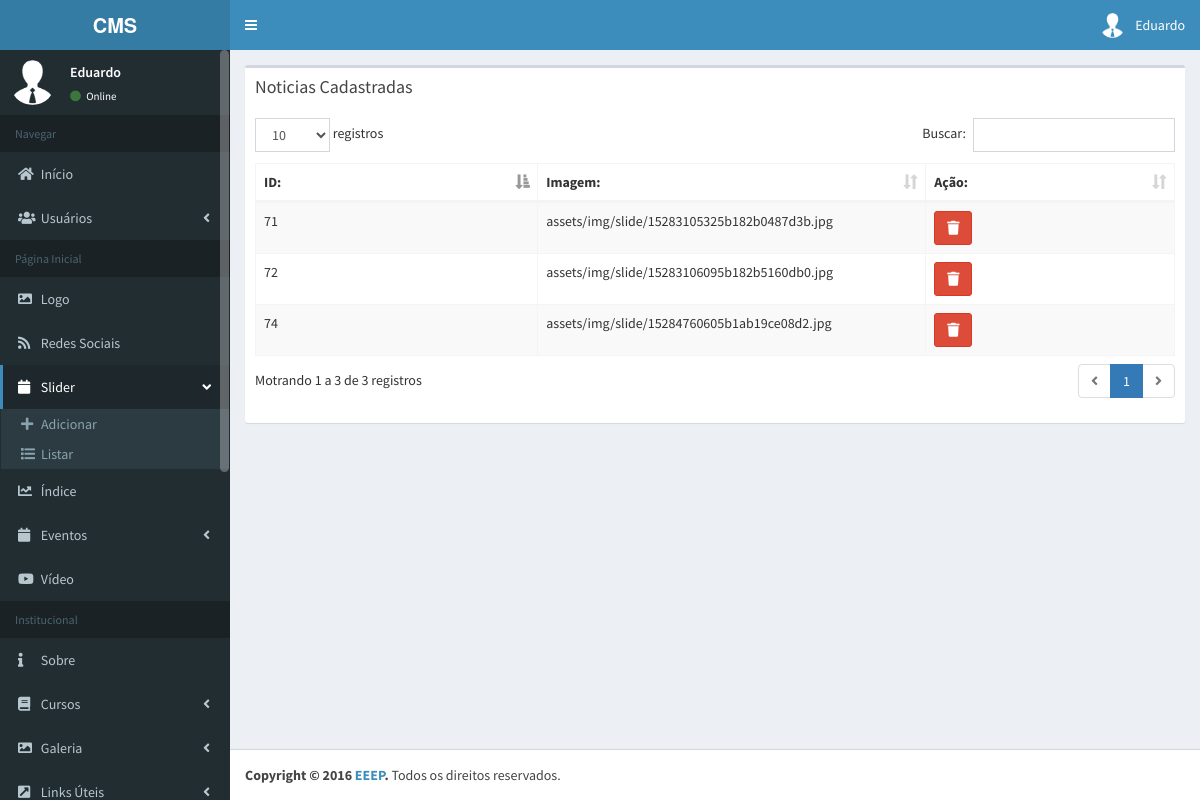
The app's page /painel/?pg=slides&acao=listar (signed in) with its own data.
### tables this page shows
CREATE TABLE `tb_usuarios` (
  `id` int(11) NOT NULL,
  `nome` varchar(100) NOT NULL,
  `email` varchar(100) NOT NULL,
  `usuario` varchar(100) NOT NULL,
  `senha` varchar(100) NOT NULL,
  `condicao` int(1) DEFAULT NULL,
  `img` varchar(40) DEFAULT NULL
);

CREATE TABLE `tb_slider` (
  `id` int(11) NOT NULL,
  `imagem` varchar(300) NOT NULL
);

### painel/paginas/slides.php (the view, shortened to what this page needs)
<?php
if ($acao=="ver") {
?>
<section class="content container-fluid">
      <div class="row">
        <div class="col-md-12">
          <div class="box box-success">
            <div class="box-header with-border">
              <h3 class="box-title">Adicionar Imagem</h3>
            </div>
            <div class="box-body">
                 <form method="post" enctype="multipart/form-data" action="?pg=slides&acao=adi_slides">
                     <div class="logo col-md-12">
                        <div class="col-md-10">
                           <input name="arquivo" class="btn btn-primary" type="file" /><br />
                        </div>
                        <div class="col-md-2">
                           <input type="submit" class="btn btn-primary" value="Salvar" />
                       </div>
                     </div>
                 </form>
            </div>
          </div>
        </div>
      </div>
</section>
<?php
} if($acao=="listar"){
?>
<section class="content container-fluid">
  <div class="box">
    <div class="box-header">
      <h3 class="box-title">Noticias Cadastradas</h3>
    </div>
    <div class="box-body">
      <div id="example1_wrapper" class="dataTables_wrapper form-inline dt-bootstrap">
        <div class="row">
          <div class="col-sm-12">
            <table id="example1" class="table table-bordered table-striped dataTable" role="grid" aria-describedby="example1_info">
              <thead>
                <tr role="row">
                  <th class="sorting_asc" tabindex="0" aria-controls="example1" rowspan="1" colspan="1" aria-sort="ascending" aria-label="Rendering engine: activate to sort column descending" style="width: 182px;">ID:</th>
                  <th class="sorting" tabindex="0" aria-controls="example1" rowspan="1" colspan="1" aria-label="Platform(s): activate to sort column ascending" style="width: 199px;">Imagem:</th>
                  <th class="sorting" tabindex="0" aria-controls="example1" rowspan="1" colspan="1" aria-label="Engine version: activate to sort column ascending" style="width: 156px;">Ação:</th>
                </tr>
              </thead>
              <tbody>
                <?php
                  $consulta=$conexao->prepare("SELECT * FROM tb_slider ");
                  $consulta->execute();
                  while ($dado_blog = $consulta->fetch(PDO::FETCH_ASSOC)) { ?>
                <tr role="row" class="odd">
                  <td class="sorting_1"><?php echo $dado_blog['id'] ?></td>
                  <td><?php echo 'assets/img/slide/'.$dado_blog['imagem'] ?></td>
                  <td>
                    <button type="button" class="btn btn-danger" data-toggle="modal" data-target="#<?php echo $dado_blog['id'] ?>">
                         <i class="fa fa-trash"></i>
                    </button>
                  </td>
                </tr>
                <?php } ?>
              </tbody>
            </table>
          </div>
        </div>
        <div class="row">
          <div class="col-sm-5">
            <div class="dataTables_info" id="example1_info" role="status" aria-live="polite"></div>
          </div>
        </div>
      </div>
    </div>
  </div>
</section>
<?php } ?>

### painel/index.php (shortened to what this page needs)
<?php
include('../templates/conexao.php');
   $acao = (isset($_REQUEST['acao']) ? $_REQUEST['acao']: "");
   $pg = (isset($_REQUEST['pg'])?$_REQUEST['pg']:'inicio');
   $email=$_SESSION['email'];
    $consulta = $conexao->prepare("SELECT * FROM tb_usuarios WHERE email = :email ");
	$consulta->bindValue(":email", $email);
	$consulta->execute();
	$dados = $consulta->fetch(PDO::FETCH_OBJ);
?>
<!DOCTYPE html>
<html>
<head>
  <link rel="stylesheet" href="bootstrap/css/bootstrap.min.css">
  <link rel="stylesheet" href="https://cdnjs.cloudflare.com/ajax/libs/font-awesome/4.5.0/css/font-awesome.min.css">
  <link href="../assets/css/bootstrap-toggle.min.css" rel="stylesheet">
  <link rel="stylesheet" href="../assets/css/ionicons.min.css">
   <link rel="stylesheet" href="../assets/css/dataTables.bootstrap.min.css">
	<link rel="stylesheet" href="https://use.fontawesome.com/releases/v5.0.2/css/all.css">
  <link rel="stylesheet" href="dist/css/AdminLTE.css">
  <link rel="stylesheet" href="dist/css/main.css">
  <link rel="stylesheet" type="text/css" href=" ../assets/css/custom.css">
	  <link rel="stylesheet" href="../assets/css/_all-skins.min.css">
</head>
<body class="hold-transition skin-blue fixed sidebar-mini">
  <div class="wrapper">
	<header class="main-header">
	  <a href="?pg=inicio" class="logo">
		<span class="logo-lg"><b>CMS</b></span>
	  </a>
	  <nav class="navbar navbar-static-top" role="navigation">
		 <a href="#" class="sidebar-toggle" data-toggle="push-menu" role="button">
		 </a>
		<div class="navbar-custom-menu" >
		  <ul class="nav navbar-nav">
			<li class="dropdown user user-menu">
			  <a href="#" class="dropdown-toggle" data-toggle="dropdown">
				<img src="<?php if($dados->img==null){
					echo '../assets/img/perfil/perfil.png';}else{echo '../assets/img/perfil/'.$dados->img
					;}?>" class="user-image" alt="User Image">
				<span class="hidden-xs"><?php echo $dados->nome; ?></span>
			  </a>
			</li>
		  </ul>
		</div>
	  </nav>
	</header>
	<aside class="main-sidebar" >
	  <section class="sidebar" >
		<div class="user-panel" >
		  <div class="pull-left image">
			<img src="<?php if($dados->img==null){
					echo '../assets/img/perfil/perfil.png';}else{echo '../assets/img/perfil/'.$dados->img
					;}?>" class="img-circle" alt="User Image">
		  </div>
		  <div class="pull-left info">
			<p>
				<?php
				echo $dados->nome;
				?>
			</p>
			<a href="#"><i class="fa fa-circle text-success"></i> Online</a>
		  </div>
		</div>
		<ul class="sidebar-menu" data-widget="tree"   >
		  <li class="header">Navegar</li>
		  <li class="<?php echo ($pg=='inicio') ? 'active' : '';?>"><a href="?pg=inicio"><i class="fa fa-home"></i> <span>Início</span></a></li>
		  <li class="treeview <?php echo ($pg=='usuarios') ? 'active' : '';?>">
				<a href="#"><i class="fa fa-users"></i> <span>Usuários</span>
				  <span class="pull-right-container">
					<i class="fa fa-angle-left pull-right"></i>
				  </span>
				</a>
		  </li>
		  <li class="header">Página Inicial</li>
		  <li class="<?php echo ($pg=='logo') ? 'active' : '';?>"><a href="?pg=logo&acao=ver"><i class="fa fa-image"></i> <span>Logo</span></a></li>
		  <li class="<?php echo ($pg=='redesociais') ? 'active' : '';?>"><a href="?pg=redesociais&acao=ver"><i class="fa fa-rss"></i> <span>Redes Sociais</span></a></li>
		  <li class="treeview <?php echo ($pg=='slides') ? 'active' : '';?>">
				<a href="#"><i class="fa fa-calendar"></i> <span>Slider</span>
				  <span class="pull-right-container">
					<i class="fa fa-angle-left pull-right"></i>
				  </span>
				</a>
				<ul class="treeview-menu">
				  <li><a href="?pg=slides&acao=ver"><i class="fa fa-plus" aria-hidden="true"></i>Adicionar</a></li>
				  <li><a href="?pg=slides&acao=listar"><i class="fa fa-list" aria-hidden="true"></i>Listar</a></li>
				</ul>
		  </li>
		  <li class="<?php echo ($pg=='indice') ? 'active' : '';?>"><a href="?pg=indice&acao=ver"><i class="fa fa-line-chart"></i> <span>Índice</span></a></li>
		  <li class="treeview <?php echo ($pg=='eventos') ? 'active' : '';?>">
				<a href="#"><i class="fa fa-calendar"></i> <span>Eventos</span>
				  <span class="pull-right-container">
					<i class="fa fa-angle-left pull-right"></i>
				  </span>
				</a>
		  </li>
		  <li class="<?php echo ($pg=='video') ? 'active' : '';?>"><a href="?pg=video&acao=ver"><i class="fab fa-youtube"></i> <span>Vídeo</span></a></li>
		  <li class="header">Institucional</li>
		  <li class="<?php echo ($pg=='sobre') ? 'active' : '';?>"><a href="?pg=sobre&acao=ver"><i class="fa fa-info"></i> <span>Sobre</span></a></li>
		  <li class="treeview <?php echo ($pg=='cursos') ? 'active' : '';?>">
				<a href="#"><i class="fa fa-book"></i> <span>Cursos</span>
				  <span class="pull-right-container">
					<i class="fa fa-angle-left pull-right"></i>
				  </span>
				</a>
		  </li>
		  <li class="treeview <?php echo ($pg=='galeria') ? 'active' : '';?>">
				<a href="#"><i class="fa fa-image"></i> <span>Galeria</span>
				  <span class="pull-right-container">
					<i class="fa fa-angle-left pull-right"></i>
				  </span>
				</a>
		  </li>
		  <li class="treeview <?php echo ($pg=='links_uteis') ? 'active' : '';?>">
				<a href="#"><i class="fas fa-external-link-square-alt"></i> <span>Links Úteis</span>
				  <span class="pull-right-container">
					<i class="fa fa-angle-left pull-right"></i>
				  </span>
				</a>
		  </li>
		</ul>
	  </section>
	</aside>
	<div class="content-wrapper">
		<?php
			if (!empty($pg)) {
				if (file_exists("paginas/$pg".".php")) {
					include("paginas/$pg".".php");
				}else{
					include("paginas/404.php");
				}
			}
		?>
	</div>
	<footer class="main-footer">
	  <strong>Copyright &copy; 2016 <a href="#">EEEP</a>.</strong> Todos os direitos reservados.
	</footer>
</div>
   </body>
   </html>

### records on screen
tb_usuarios: nome "Eduardo"
tb_slider: id "72", imagem "15283106095b182b5160db0.jpg"
tb_slider: id "74", imagem "15284760605b1ab19ce08d2.jpg"
tb_slider: id "71", imagem "15283105325b182b0487d3b.jpg"
